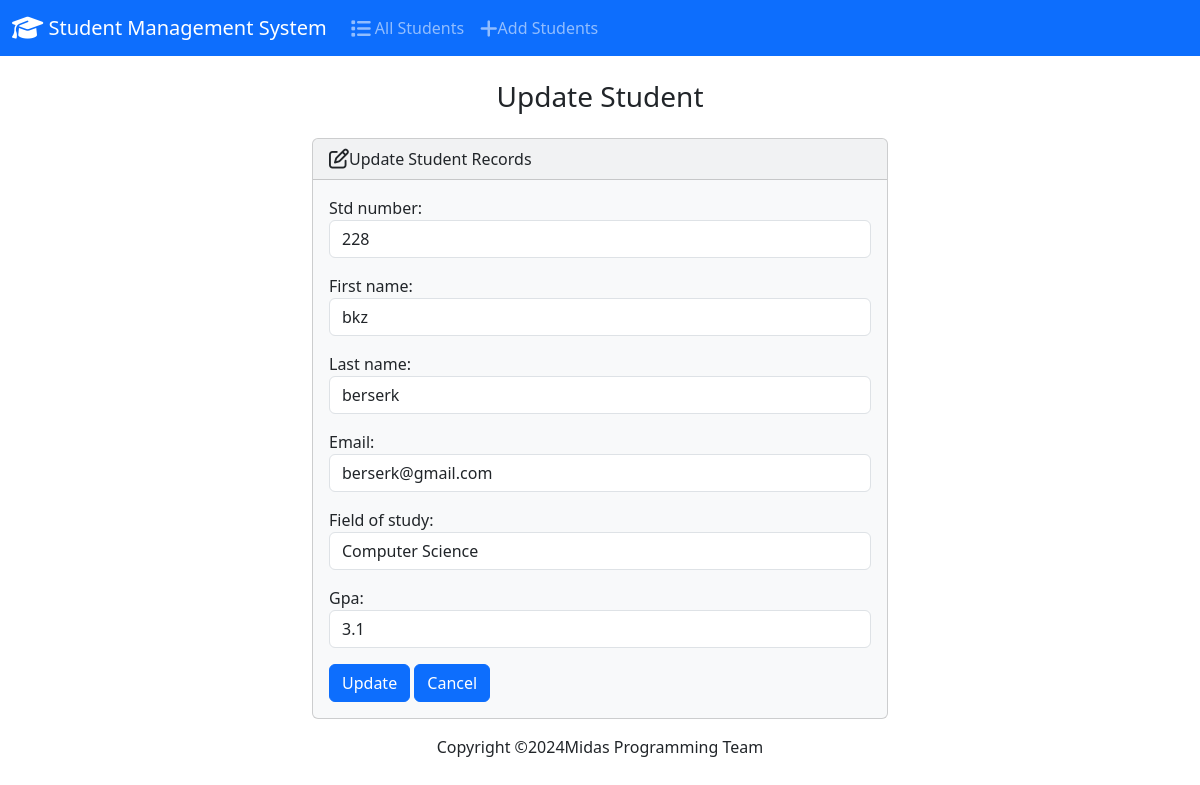
Page /edit/2/ on the committed database.
### students/models.py (models this page shows, shortened)
class Student(models.Model):
    std_number = models.PositiveIntegerField()
    first_name = models.CharField(max_length=200)
    last_name = models.CharField(max_length=200)
    email = models.EmailField(max_length=100)
    field_of_study = models.CharField(max_length=200)
    gpa = models.FloatField()

### students/views.py (the view)
# urls.py: path('edit/<int:id>/', views.edit, name='edit'),
def edit(request, id):
    if request.method == 'POST':
        student = Student.objects.get(pk=id)
        form = StudentForm(request.POST, instance=student)
        if form.is_valid():
            form.save()
            return render(request, 'students/edit.html',{
                'form': form,
                'success': True
            })
    else:
        student = Student.objects.get(pk=id)
        form = StudentForm(instance=student)
    return render(request, 'students/edit.html',{
        'form': form,
    })

### students/forms.py
class StudentForm(forms.ModelForm):
    class Meta:
        model = Student
        fields = ['std_number', 'first_name', 'last_name', 'email', 'field_of_study', 'gpa']
        label = {
            'std_number' : 'Student Number',
            'first_name' : 'First Name',
            'last_name' : 'Last Name',
            'email' : 'Email',
            'field_of_study' : 'Field Of Study',
            'gpa' : 'GPA',
        }
        widgets = {
            'std_number' : forms.NumberInput(attrs={'class': 'form-control'}),
            'first_name' : forms.TextInput(attrs={'class': 'form-control'}),
            'last_name' : forms.TextInput(attrs={'class': 'form-control'}),
            'email' : forms.EmailInput(attrs={'class': 'form-control'}),
            'field_of_study' : forms.TextInput(attrs={'class': 'form-control'}),
            'gpa' : forms.NumberInput(attrs={'class': 'form-control'}),
        }

### students/templates/students/edit.html (shortened to what this page needs)
{% extends 'students/base.html' %}
{% block body %}
    <h3 class="text-center m-4">Update Student</h3>
    {% if success %}
        <div class="<div class="alert alert-success" role="alert">
            The student updated succesfully.
            <a href="{% url 'index' %}" class="aler-link">Go Home Page.</a>
        </div>
    {% else %}
        <div class="row justify-content-center">
            <div class="col-6">
                <div class="card bg-light mb-3">
                    <div class="card-header">
                        <i class="fa-regular fa-pen-to-square fa-lg"></i>Update Student Records
                    </div>
                    <div class="card-body">
                        <form action="{% url 'add' %}" method="POST">
                            {{ form.as_p }}
                            <button type="submit" class="btn btn-primary">Update</button>
                            <a href="{% url 'index' %}" class="btn btn-primary">Cancel</a>
                        </form>
                    </div>
                  </div>
            </div>
        </div>
    {% endif %}
{% endblock %}

### rows in the picture
Student: std_number "228", first_name "bkz", last_name "berserk", email "berserk@gmail.com", field_of_study "Computer Science", gpa "3.1"
